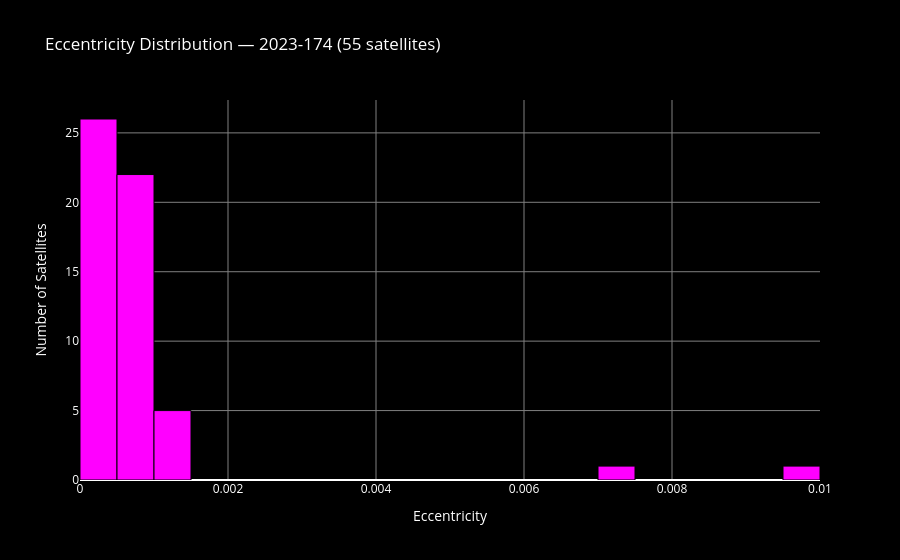

The notebook cell saved with this chart:
### Code cell
fig = go.Figure()

fig.add_trace(go.Histogram(
    x=df['eccentricity'],
    nbinsx=20,
    marker_color='magenta',
    marker_line=dict(color='black', width=1),
    name='Eccentricity'
))

fig.update_layout(
    title=f'Eccentricity Distribution — {satcat_cache["intldes"]} ({len(df)} satellites)',
    xaxis_title='Eccentricity',
    yaxis_title='Number of Satellites',
    paper_bgcolor='black',
    plot_bgcolor='black',
    font=dict(color='white'),
    xaxis=dict(gridcolor='gray'),
    yaxis=dict(gridcolor='gray'),
)

fig.show()

print(f"Eccentricity stats:")
print(f"   Mean:  {df['eccentricity'].mean():.6f}")
print(f"   Std:   {df['eccentricity'].std():.6f}")
print(f"   Min:   {df['eccentricity'].min():.6f}")
print(f"   Max:   {df['eccentricity'].max():.6f}")
print(f"   Range: {(df['eccentricity'].max() - df['eccentricity'].min()):.6f}")
print(df.nlargest(3, 'eccentricity')[['name', 'intldes', 'norad', 'eccentricity']])

### Figure 1 — Plotly figure (JSON) as saved in the notebook; plotly's stock layout.template omitted (floating-point values rounded to 4 significant figures)
{"data": [{"marker": {"color": "magenta", "line": {"color": "black", "width": 1}}, "name": "Eccentricity", "nbinsx": 20, "type": "histogram", "x": [0.0006282, 0.0006921, 0.000344, 0.001157, 0.0003876, 0.0005635, 0.0003548, 0.0005289, 0.0005175, 0.0002628, 0.0007441, 0.001414, 0.0004079, 0.0002029, 0.0003801, 0.0007464, 0.0004882, 0.0004603, 0.000329, 0.0002163, 0.0003752, 0.0009231, 0.0002198, 0.0005693, 0.0004146, 0.0001779, 0.001002, 0.0007123, 0.009959, 0.007411, 0.0008239, 0.0005034, 0.0004118, 0.0003011, 0.0004163, 0.0004371, 0.0004223, 0.0007206, 0.0004723, 0.000487, 0.0005195, 0.0004817, 0.0007797, 0.0004807, 0.0007687, 0.0005577, 0.0005307, 0.0005445, 0.0004267, 0.001323, 0.0003785, 0.000541, 0.001022, 0.0007863, 0.0009262]}], "layout": {"font": {"color": "white"}, "paper_bgcolor": "black", "plot_bgcolor": "black", "title": {"text": "Eccentricity Distribution — 2023-174 (55 satellites)"}, "xaxis": {"gridcolor": "gray", "title": {"text": "Eccentricity"}}, "yaxis": {"gridcolor": "gray", "title": {"text": "Number of Satellites"}}}}
